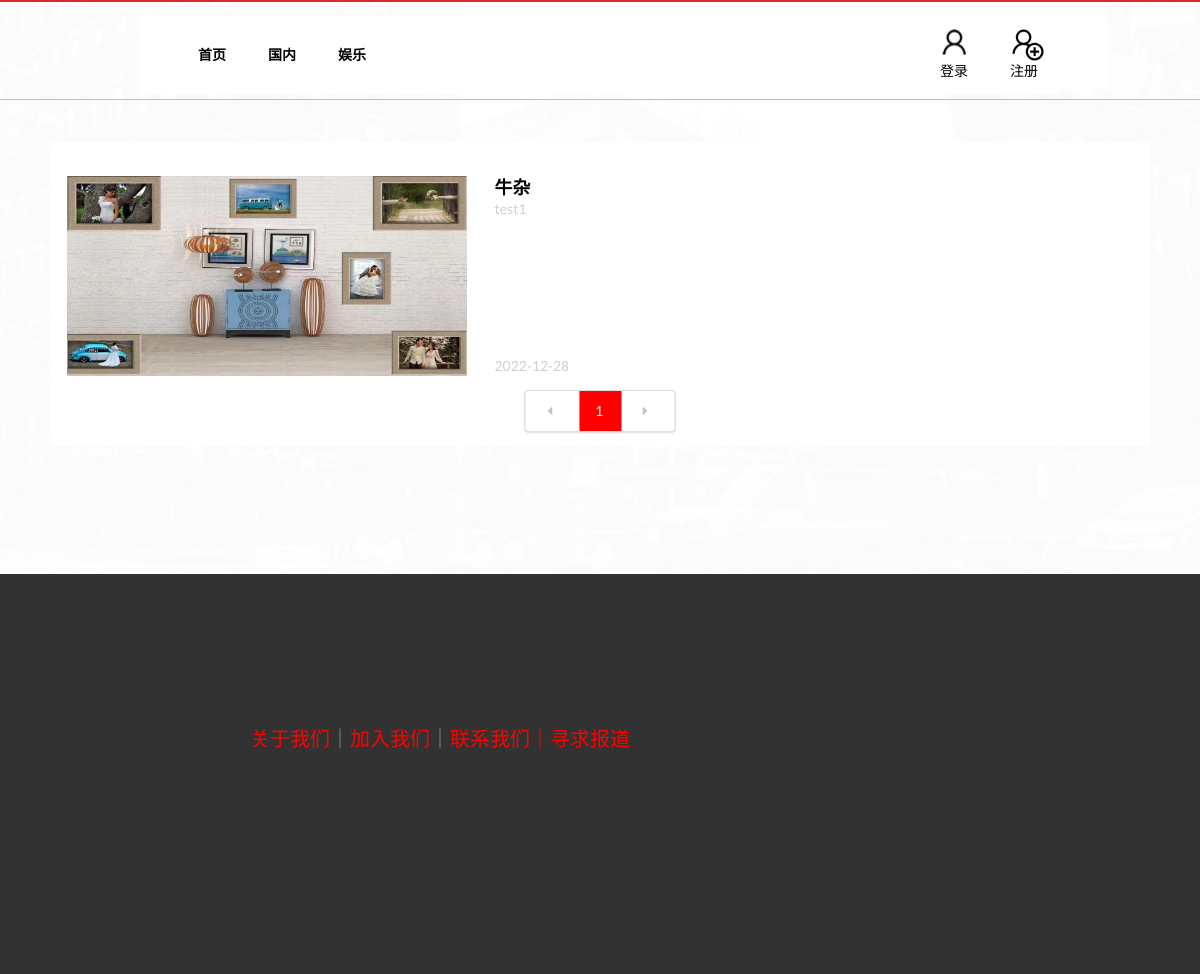
Page /category/1/ on the committed database.
### news_2105010240/models.py (models this page shows, shortened)
class Category(models.Model):
    name = models.CharField(max_length=40, null=False)  # 分类名
    def __str__(self):
        return self.name

class Article(models.Model):
    title = models.CharField(max_length=100, null=False)  # 标题
    intro = models.CharField(max_length=1000)  # 导语
    abstract = models.TextField()  # 摘要
    category = models.ForeignKey(Category, related_name="cate",on_delete=models.CASCADE)  # 连接分类表的外键，多对一关系
    content = models.TextField(null=False)  # 内容
    publish_time = models.DateTimeField(null=False, default=now)  # 发布时间
    image = models.FileField(upload_to='article_image')  # 文章配图

### news_2105010240/views.py (the view)
# urls.py: url('category/(?P<cate_id>\d+)/$', category, name='category'),
def category(request, cate_id):
    cates = Category.objects.all().order_by("-id")  # 分类列表
    editor_recommendtop3 = Best.objects.filter(select_reason="编辑推荐")[:3]
    editor_recommendtop3list = [i.select_article for i in editor_recommendtop3]  # 取出三篇编辑推荐作为大标题
    editor_recommend = Best.objects.filter(select_reason="编辑推荐")[3:10]
    editor_recommendlist = [i.select_article for i in editor_recommend]  # 再取出七篇编辑推荐
    article_list = Article.objects.filter(category=int(cate_id)).order_by("-publish_time")  # 取出当前目录下的所有文章
    print(article_list[0].category)
    pagerobot = Paginator(article_list, 5)  # 创建分页器，每页限定五篇文章
    page_num = request.GET.get("page", 1)  # 取到当前页数
    try:
        article_list = pagerobot.page(page_num)  # 一般情况下返回当前页码下的文章
    except EmptyPage:
        article_list = pagerobot.page(pagerobot.num_pages)  # 如果不存在该业，返回最后一页
    except PageNotAnInteger:
        article_list = pagerobot.page(1)  # 如果页码不是一个整数，返回第一页
    context = {}
    context = {
        "cates": cates,
        "editor_recommendtop3list": editor_recommendtop3list,
        "editor_recommendlist": editor_recommendlist,
        "article_list": article_list
    }
    return render(request, 'category.html', context=context)

### templates/category.html (shortened to what this page needs)
{% extends 'base.html' %}
{% block content%}
<div class="ui basic segment container">
      <div class="ui horizontal basic segments bodycontent">
        <div class="ui segment bodyleft" style="border:none;box-shadow:none;">
          {% for article in article_list %}
          <div class="ui segment article" style="border:none;box-shadow:none;">
            <div class="ui image">
              <img src="/upload/{{article.image}}" alt="" />
            </div>
            <div class="ui segment articlecontent" style="border:none;box-shadow:none;">
              <a href="/detail/{{article.id}}"><h3><b>{{article.title}}</b></h3></a>
              <p>
                {{article.abstract}}
              </p>
              <span style="color:rgb(206, 208, 204);position:absolute;transform:translate(0,100%);bottom:10%">{{article.publish_time | date:"Y-m-d"}}</span>
            </div>
          </div>
          {% endfor %}
          <div class="ui pagination menu" style="margin-left:50%;transform:translate(-50%,0%);">
            {% if article_list.has_previous %}
                <a href="?page={{article_list.previous_page_number}}" class="item"><i class="icon red left caret"></i></a>
            {% else %}
                <a href="?page={{article_list.start_index}}" class="disabled item"><i class="icon left caret"></i></a>
            {% endif %}
            {% for pagenumber in article_list.paginator.page_range %}
               {% ifequal pagenumber article_list.number %}
               <a href="?page={{ pagenumber }}" class="active item" style="background-color: red; color:white">
                                        {{ pagenumber }}
               </a>
               {% else %}
               <a href="?page={{ pagenumber }}" class="item">
                                        {{ pagenumber }}
               </a>
               {% endifequal %}
            {% endfor %}
            {% if article_list.has_next %}
                <a href="?page={{article_list.next_page_number}}" class="item"><i class="icon red right caret"></i></a>
            {% else %}
                <a href="?page={{article_list.paginator.num_pages}}" class="disabled item"><i class="icon right caret"></i></a>
            {% endif %}
          </div>
        </div>
      </div>
</div>
      {% endblock %}

### templates/base.html (shortened to what this page needs)
<!DOCTYPE html>
{% load static %}
<html lang="en">
  <head>
    <link rel="stylesheet" href="{% static 'css/semantic.css' %}" media="screen" title="no title" >
    <link rel="stylesheet" href="{% static 'css/index.css' %}" media="screen" title="no title" >
  <link rel="stylesheet" href="{% static 'css/detail.css' %}" media="screen" title="no title" >
  <link rel="stylesheet" href="{% static 'css/login.css' %}" media="screen" title="no title">
  <link rel="stylesheet" href="{% static 'css/register.css' %}" media="screen" title="no title" >
  <link rel="stylesheet" href="{% static 'css/profile.css' %}" media="screen" title="no title" >
  </head>
  <body>
    <div class="ui red basic segment  topmenu">
      <div class="ui borderless menu container" style="border:0;box-shadow:none;">
          <div class="header item" style="margin-right:10px;">
          </div>
          <div class="item" style="margin-right:10px;">
            <a href="{% url 'index' %}">首页</a>
          </div>
          {% for cate in cates %}
          <div class="item" style="margin-right:10px;">
            <a href="/category/{{cate.id}}">{{cate.name}}</a>
          </div>
          {% endfor%}
        <div class="right menu login">
        {% if request.user.is_authenticated %}
          <div class="item">
            <a href="{% url 'profile' %}"><div class="ui image">
                <img src="/upload/{{ request.user.profile.avatar }}" style="height:26px;width:24px;" alt="" />
            </div>
            <p style="margin-right:10px;margin-top:6px;color:black;">{{ request.user.username }}</p>
            </a>
          </div>
          <div class="item">
              <a href="/addpage">写文章　　　</a>
            <a href="{% url "logout" %}">退出</a>
            </div>
        {% else %}
          <div class="item">
            <a href="{% url 'login' %}"><div class="ui image">
                <img src="{% static 'images/index/login.png' %}" alt="" />
            </div>
            <p style="margin-right:10px;margin-top:6px;color:black;">登录</p>
            </a>
          </div>
          <div class="item">
            <a href="{% url 'register' %}">  <div class="ui image">
                 <img src="{% static 'images/index/register.png' %}" alt="" />
              </div>
              <p style="color:black;">注册</p>
            </a>
          </div>
        {% endif %}
        </div>
      </div>
    </div>
    {% block content%}内容 {% endblock %}
    <div class="ui basic segment bottomblack">
    <p style="color:red;margin-top:50px;font-size:20px;">
      关于我们<span style="color:rgb(143, 143, 143)">｜</span>加入我们<span style="color:rgb(143, 143, 143)">｜</span>联系我们｜寻求报道
    </p>
  </div>
  </body>
</html>

### static/css/index.css (style rules this page uses)
a { color: black }
.ui.red.basic.segment.topmenu { height: 100px; padding-left:140px; padding-right: 140px; border-bottom: 1px solid rgb(189, 189, 189); }
.ui.borderless.menu.container > .item > a { color: black; font-weight: bold; }
.ui.horizontal.basic.segments { box-shadow: none; }
.ui.segment.article { padding: 0; border-radius: 0; height: 200px; width: 820px; }
.ui.segment.article > .ui.image { float: left; margin: 0; }
.ui.segment.articlecontent { position: relative; margin: 0; padding: 0; width: 400px; height: 200px; float: right; padding-left: 10px; }
.ui.segment.articlecontent > p { color:rgb(206, 208, 204) }
.ui.segment.article > .ui.image >img { height: 200px; width:400px; }
.ui.basic.segment.bottomblack { height: 400px; background-color: rgb(50,50,50); padding-left: 250px; padding-top: 100px; }

### static/css/detail.css (style rules this page uses)
a { color:black; }
.ui.red.basic.segment.topmenu { height: 100px; padding-left:140px; padding-right: 140px; border-bottom: 1px solid rgb(189, 189, 189); }
.ui.borderless.menu.container > .item > a { color: black; font-weight: bold; }
.ui.horizontal.basic.segments.bodycontent { padding-top: 20px; border-radius: 0; border: none; box-shadow: none; }
.ui.segment.bodyleft { width: 700px; }
.ui.basic.segment.bottomblack { height: 400px; background-color: rgb(50,50,50); padding-left: 250px; padding-top: 100px; margin-top: 100px; }

### static/css/login.css (style rules this page uses)
body { background-image:url(../images/login/backgroundimg.png); background-size: cover; background-repeat: no-repeat; }
img { margin-left: 2px; }

### static/css/register.css (style rules this page uses)
body { background-image:url(../images/login/backgroundimg.png); background-size: cover; background-repeat: no-repeat; }
img { margin-left: 2px; }

### static/css/profile.css (style rules this page uses)
body { background-image:url(../images/login/backgroundimg.png); background-size: cover; background-repeat: no-repeat; }
img { margin-left: 2px; }

### rows in the picture
Category: name "国内"
Category: name "娱乐"
Article: image (picture), title "牛杂", abstract "test1", publish_time "2022-12-28"

### other values in the picture
{{ pagenumber }} "1"
